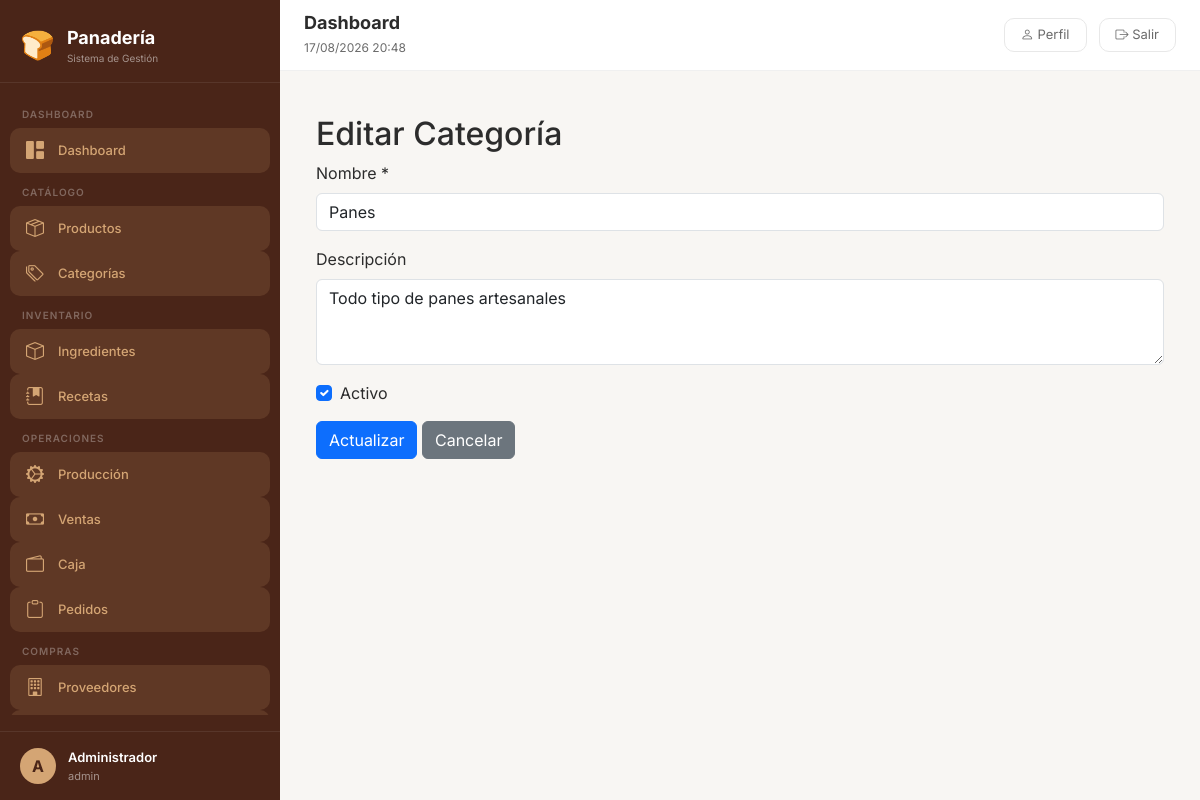
Page /index.php?modulo=categorias&accion=editar&id=1 (signed in) on the committed database.
### tables this page shows
CREATE TABLE `categorias` (
  `id` int(11) NOT NULL,
  `nombre` varchar(100) NOT NULL,
  `descripcion` text DEFAULT NULL,
  `activo` tinyint(1) DEFAULT 1,
  `created_at` timestamp NOT NULL DEFAULT current_timestamp()
);

### controllers/CategoriasController.php (called while the page is built, shortened)
<?php
require_once __DIR__ . '/../models/Categoria.php';
class CategoriasController {
    private $modelo;
    public function __construct() {
        $this->modelo = new Categoria();
    }
    public function editar() {
        $id = isset($_GET['id']) ? intval($_GET['id']) : 0;
        $categoria = $this->modelo->obtenerPorId($id);
        include 'includes/header.php';
        include 'views/categorias/editar.php';
        include 'includes/footer.php';
    }
}
?>

### config/database.php (called while the page is built, shortened)
<?php
function conectarDB() {
    try {
        $pdo = new PDO("mysql:host=" . DB_HOST . ";dbname=" . DB_NAME . ";charset=utf8", DB_USER, DB_PASS);
        $pdo->setAttribute(PDO::ATTR_ERRMODE, PDO::ERRMODE_EXCEPTION);
        return $pdo;
    } catch (PDOException $e) {
        die("Error de conexión: " . $e->getMessage());
    }
}
?>

### models/categoria.php (called while the page is built, shortened)
<?php
require_once __DIR__ . '/../config/database.php';
class Categoria {
    private $pdo;
    public function __construct() {
        $this->pdo = conectarDB();
    }
    public function obtenerPorId($id) {
        $stmt = $this->pdo->prepare("SELECT * FROM categorias WHERE id = ?");
        $stmt->execute([$id]);
        return $stmt->fetch(PDO::FETCH_ASSOC);
    }
}
?>

### views/categorias/editar.php (the view, shortened to what this page needs)
<div class="container mt-4">
    <h2>Editar Categoría</h2>
    <form action="index.php?modulo=categorias&accion=actualizar" method="POST">
        <div class="mb-3">
            <label for="nombre" class="form-label">Nombre *</label>
            <input type="text" name="nombre" id="nombre" class="form-control" value="<?= htmlspecialchars($categoria['nombre']) ?>" required>
        </div>
        <div class="mb-3">
            <label for="descripcion" class="form-label">Descripción</label>
            <textarea name="descripcion" id="descripcion" rows="3" class="form-control"><?= htmlspecialchars($categoria['descripcion']) ?></textarea>
        </div>
        <div class="mb-3 form-check">
            <input type="checkbox" name="activo" id="activo" class="form-check-input" <?= $categoria['activo'] ? 'checked' : '' ?>>
            <label for="activo" class="form-check-label">Activo</label>
        </div>
        <button type="submit" class="btn btn-primary">Actualizar</button>
        <a href="index.php?modulo=categorias&accion=index" class="btn btn-secondary">Cancelar</a>
    </form>
</div>

### assets/css/estilo.css (style rules this page uses)
:root { --primary: #6C3A2A; --primary-dark: #4A2518; --primary-light: #8B5A4A; --secondary: #D4A574; --accent: #E8C99B; --success: #2D8B46; --warning: #E8A838; --danger: #C0392B; --info: #2D7D8B; --bg-light: #F8F6F3; --bg-white: #FFFFFF; --text-dark: #2C2C2C; --text-gray: #6B6B6B; --text-light: #A8A8A8; --shadow: 0 4px 20px rgba(0, 0, 0, 0.08); --shadow-hover: 0 8px 30px rgba(0, 0, 0, 0.15); --radius: 16px; --radius-sm: 10px; --transition: all 0.3s cubic-bezier(0.4, 0, 0.2, 1); }
* { margin: 0; padding: 0; box-sizing: border-box; }
body { font-family: 'Inter', sans-serif; background: var(--bg-light); color: var(--text-dark); min-height: 100vh; display: flex; margin: 0; }

### rows in the picture
categorias: nombre "Panes", descripcion "Todo tipo de panes artesanales", activo "☑"

### other values in the picture
substr($_SESSION['usuario_nombre'] ?? 'U', 0, 1) "A"
$_SESSION['usuario_nombre'] "Administrador"
$_SESSION['rol'] "admin"
$titulos[$modulo_actual] "Dashboard"
